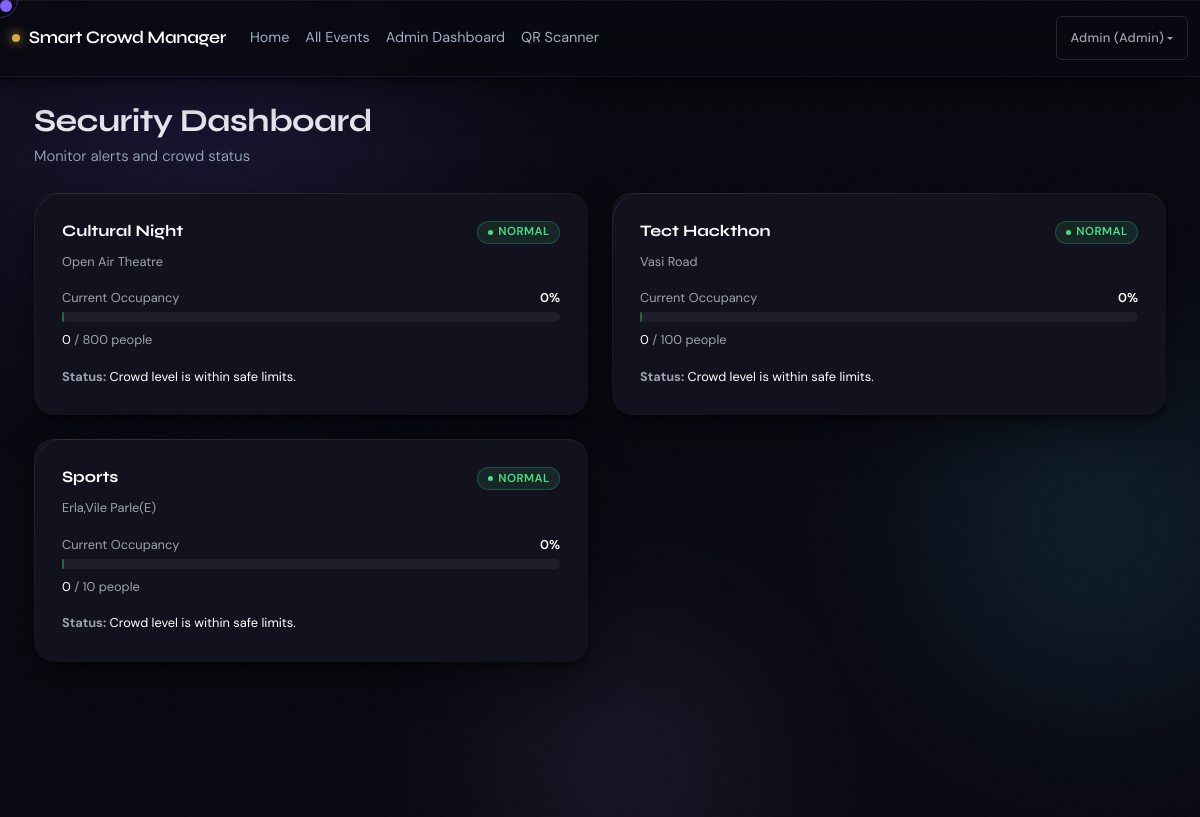
/security/dashboard (signed in), run on the app's committed database.
### app.py (models this page shows, shortened)
class User(UserMixin, db.Model):
    id = db.Column(db.Integer, primary_key=True)
    name = db.Column(db.String(120), nullable=False)
    email = db.Column(db.String(120), unique=True, nullable=False)
    password_hash = db.Column(db.String(255), nullable=False)
    roll_number = db.Column(db.String(50), nullable=True)  # College roll number
    role = db.Column(db.String(20), nullable=False, default="student")  # student, admin, faculty_coordinator, volunteer, security, host, canteen_owner
    is_guest = db.Column(db.Boolean, default=False)  # For temporary guest/alumni passes
    events = db.relationship("Event", back_populates="host", lazy=True)
    tickets = db.relationship("Ticket", back_populates="student", lazy=True)

class Event(db.Model):
    id = db.Column(db.Integer, primary_key=True)
    name = db.Column(db.String(120), nullable=False)
    location = db.Column(db.String(200), nullable=False)
    start_time = db.Column(db.DateTime, nullable=False)
    end_time = db.Column(db.DateTime, nullable=False)
    max_capacity = db.Column(db.Integer, nullable=False)
    safe_threshold = db.Column(db.Float, default=0.7)  # 70%
    warning_threshold = db.Column(db.Float, default=0.9)  # 90%
    current_count = db.Column(db.Integer, default=0)
    entry_blocked = db.Column(db.Boolean, default=False)  # Admin can block entry
    host_id = db.Column(db.Integer, db.ForeignKey("user.id"), nullable=True)
    event_type = db.Column(db.String(50), default="general")  # cultural, technical, sports, seminar, convocation
    poster_filename = db.Column(db.String(255), nullable=True)
    is_paid = db.Column(db.Boolean, default=False)
    price = db.Column(db.Float, default=0.0)
    is_group_event = db.Column(db.Boolean, default=False)
    group_size = db.Column(db.Integer, default=1)  # Max members per group registration
    host = db.relationship("User", back_populates="events")
    tickets = db.relationship("Ticket", back_populates="event", lazy=True, cascade="all, delete-orphan")
    zones = db.relationship("Zone", back_populates="event", lazy=True, cascade="all, delete-orphan")
    time_slots = db.relationship("TimeSlot", back_populates="event", lazy=True, cascade="all, delete-orphan")
    gates = db.relationship("Gate", back_populates="event", lazy=True, cascade="all, delete-orphan")
    @property
    def occupancy_ratio(self) -> float:
        if self.max_capacity <= 0:
            return 0.0
        return self.current_count / self.max_capacity
    @property
    def status(self) -> str:
        if self.entry_blocked:
            return "blocked"
        ratio = self.occupancy_ratio
        if ratio < self.safe_threshold:
            return "normal"
        if ratio < self.warning_threshold:
            return "warning"
        return "critical"
    @property
    def status_message(self) -> str:
        status = self.status
        if status == "blocked":
            return "Entry is currently blocked by admin."
        if status == "normal":
            return "Crowd level is within safe limits."
        if status == "warning":
            return "Crowd is approaching the upper safe limit. Monitor entrances and exits closely."
        return "Critical crowd level! Consider pausing entry and directing people to exits."

### app.py (the view)
        def wrapper(*args, **kwargs):
            if not current_user.is_authenticated:
                flash("Please log in to access this page.", "danger")
                return redirect(url_for("login"))
            if current_user.role not in allowed_roles:
                flash("You don't have permission to access this page.", "danger")
                return redirect(url_for("index"))
            return f(*args, **kwargs)

### app.py (called while the page is built)
@login_manager.user_loader
def load_user(user_id: str):
    return db.session.get(User, int(user_id))

@app.context_processor
def inject_now():
    return {"now": datetime.now()}

def require_role(*allowed_roles):
    def decorator(f):
        def wrapper(*args, **kwargs):
            if not current_user.is_authenticated:
                flash("Please log in to access this page.", "danger")
                return redirect(url_for("login"))
            if current_user.role not in allowed_roles:
                flash("You don't have permission to access this page.", "danger")
                return redirect(url_for("index"))
            return f(*args, **kwargs)
        wrapper.__name__ = f.__name__
        return wrapper
    return decorator

@app.route("/security/dashboard")
@login_required
@require_role("security", "admin", "faculty_coordinator")
def security_dashboard():
    now = datetime.now()
    events = Event.query.filter(Event.end_time >= now).order_by(Event.start_time.desc()).all()
    alerts = []
    for event in events:
        if event.status in {"warning", "critical"}:
            alerts.append(event)
    total_coupons = FoodCouponRedemption.query.count()
    today = now.date()
    today_coupons = FoodCouponRedemption.query.filter(
        db.func.date(FoodCouponRedemption.redeemed_at) == today
    ).count()
    return render_template(
        "security_dashboard.html",
        events=events,
        alerts=alerts,
        total_coupons=total_coupons,
        today_coupons=today_coupons,
        now=now
    )

### templates/security_dashboard.html (shortened to what this page needs)
{% extends "base.html" %}
{% block content %}
<div class="mb-4 page-header reveal">
  <h1 class="h3 mb-1 fw-bold" style="font-family: 'Syne', sans-serif;">Security Dashboard</h1>
  <p class="text-muted mb-0">Monitor alerts and crowd status</p>
</div>
<div class="row g-4 reveal reveal-delay-1">
  {% for event in events %}
  <div class="col-md-6">
    <div class="card shadow-sm border-0 h-100">
      <div class="card-body">
        <div class="d-flex justify-content-between align-items-start mb-2">
          <h3 class="h6 mb-0 fw-bold text-white" style="font-family: 'Syne', sans-serif;">{{ event.name }}</h3>
          <span class="badge status-badge status-{{ event.status }}">
            {{ event.status|capitalize }}
          </span>
        </div>
        <p class="text-muted small mb-3">{{ event.location }}</p>
        <div class="mb-3" data-event-id="{{ event.id }}">
          <div class="d-flex justify-content-between small mb-1">
            <span class="text-muted">Current Occupancy</span>
            <span class="fw-semibold text-white event-occupancy-percent">{{ (event.occupancy_ratio * 100) | round(0) | int }}%</span>
          </div>
          <div class="progress" style="height: 10px;">
            <div class="progress-bar status-{{ event.status }} event-occupancy-bar" style="width: {{ (event.occupancy_ratio * 100) | round(0) | int }}%;"></div>
          </div>
          <div class="small text-muted mt-2">
            <span class="event-current-count text-white">{{ event.current_count }}</span> /
            <span class="event-max-capacity">{{ event.max_capacity }}</span> people
          </div>
        </div>
        <div class="small">
          <strong class="text-muted">Status:</strong> <span class="event-status-message text-white">{{ event.status_message }}</span>
        </div>
      </div>
    </div>
  </div>
  {% endfor %}
</div>
{% endblock %}

### templates/base.html (shortened to what this page needs)
<!DOCTYPE html>
<html lang="en">
  <head>
    <link
      href="https://cdn.jsdelivr.net/npm/bootstrap@5.3.3/dist/css/bootstrap.min.css"
      rel="stylesheet"
    />
    <link rel="stylesheet" href="https://cdn.jsdelivr.net/npm/bootstrap-icons@1.11.3/font/bootstrap-icons.min.css">
    <link
      rel="stylesheet"
      href="{{ url_for('static', filename='css/style.css') }}"
    />
    <link
      rel="stylesheet"
      href="{{ url_for('static', filename='css/obsidian.css') }}"
    />
  </head>
  <body>
    <div class="bg-canvas">
      <div class="orb orb-2"></div>
      <div class="orb orb-3"></div>
    </div>
    <div class="grain"></div>
    <div class="cursor" id="cursor"></div>
    <div class="cursor-trail" id="cursorTrail"></div>
    <nav class="navbar navbar-expand-lg navbar-dark bg-dark shadow-sm">
      <div class="container-fluid">
        <a class="navbar-brand fw-semibold" href="{{ url_for('index') }}">
          Smart Crowd Manager
        </a>
        <div class="collapse navbar-collapse" id="mainNavbar">
          <ul class="navbar-nav me-auto mb-2 mb-lg-0">
            <li class="nav-item">
              <a class="nav-link" href="{{ url_for('index') }}">Home</a>
            </li>
            <li class="nav-item">
              <a class="nav-link" href="{{ url_for('event_listing') }}">All Events</a>
            </li>
            {% if current_user.is_authenticated %}
            {% if current_user.role == 'student' %}
            <li class="nav-item">
              <a class="nav-link" href="{{ url_for('my_tickets') }}">My Tickets & Vouchers</a>
            </li>
            {% elif current_user.role == 'admin' %}
            <li class="nav-item">
              <a class="nav-link" href="{{ url_for('admin_dashboard') }}">Admin Dashboard</a>
            </li>
            {% elif current_user.role == 'faculty_coordinator' %}
            <li class="nav-item">
              <a class="nav-link" href="{{ url_for('faculty_dashboard') }}">Faculty Dashboard</a>
            </li>
            {% elif current_user.role == 'host' %}
            <li class="nav-item">
              <a class="nav-link" href="{{ url_for('host_dashboard') }}">Host Dashboard</a>
            </li>
            {% elif current_user.role == 'security' %}
            <li class="nav-item">
              <a class="nav-link" href="{{ url_for('security_dashboard') }}">Security Dashboard</a>
            </li>
            {% elif current_user.role == 'canteen_owner' %}
            <li class="nav-item">
              <a class="nav-link" href="{{ url_for('canteen_dashboard') }}">Canteen Dashboard</a>
            </li>
            {% endif %}
            {% if current_user.role in ['host', 'security', 'admin', 'volunteer'] %}
            <li class="nav-item">
              <a class="nav-link" href="{{ url_for('volunteer_scanner') }}">QR Scanner</a>
            </li>
            {% endif %}
            {% endif %}
          </ul>
          <div class="d-flex align-items-center gap-3">
          {% if current_user.is_authenticated %}
          <div class="dropdown">
            <button class="btn btn-sm btn-outline-light dropdown-toggle" type="button" data-bs-toggle="dropdown">
              {{ current_user.name }} ({{ current_user.role|replace('_', ' ')|title }})
            </button>
          </div>
          {% endif %}
          </div>
        </div>
      </div>
    </nav>
    <main class="py-4">
      <div class="container">
        {% block content %}{% endblock %}
      </div>
    </main>
  </body>
</html>

### static/css/style.css (style rules this page uses)
body { margin: 0; font-family: system-ui, -apple-system, BlinkMacSystemFont, "Segoe UI", sans-serif; background: radial-gradient(circle at top left, #0f172a, #020617 55%, #020617); color: #0f172a; }
.navbar { background: linear-gradient(90deg, #020617, #111827); }
.navbar-brand { letter-spacing: 0.03em; font-size: 1.05rem; }
main { min-height: 100vh; }
main .container { max-width: 1120px; }
.page-header { color: #e5e7eb; }
.page-header h1 { font-weight: 650; }
.page-header p { color: #9ca3af; }
.card { border-radius: 1rem; border: 1px solid rgba(148, 163, 184, 0.25); background: radial-gradient(circle at top left, rgba(148, 163, 184, 0.18), rgba(15, 23, 42, 0.96)); color: #e5e7eb; box-shadow: 0 18px 45px rgba(15, 23, 42, 0.65); backdrop-filter: blur(16px); }
.card-body { padding: 1.4rem 1.5rem; }
.card h2, .card h3, .card h4, .card h5 { color: #f9fafb; }
.status-normal { background-color: #22c55e !important; }
.status-badge { border-radius: 999px; padding: 0.25rem 0.7rem; font-size: 0.75rem; font-weight: 600; border: 1px solid transparent; }
.status-badge.status-normal { color: #bbf7d0; background-color: rgba(22, 163, 74, 0.12); border-color: rgba(22, 163, 74, 0.35); }
.card .text-muted { color: #9ca3af !important; }
.shadow-sm { box-shadow: 0 18px 45px rgba(15, 23, 42, 0.6) !important; }

### templates/base.html (style rules this page uses)
:root { --bg: #080810; --surface: #0e0e1a; --card: #12121f; --border: rgba(120,100,255,0.15); --accent: #7c5cfc; --accent2: #c084fc; --accent3: #38bdf8; --text: #ffffff; --muted: #a0aec0; --glow: rgba(124,92,252,0.4); --primary-color: var(--accent); --secondary-color: var(--accent2); --accent-color: var(--accent3); --success-color: #4caf50; --warning-color: #ff9800; --danger-color: #f44336; --bg-light: var(--bg); --text-dark: var(--text); }
body { background: var(--bg); color: var(--text); font-family: 'DM Sans', sans-serif; overflow-x: hidden; min-height: 100vh; cursor: none; }
.cursor { width: 12px; height: 12px; background: var(--accent); border-radius: 50%; position: fixed; top: 0; left: 0; pointer-events: none; z-index: 9999; transition: transform 0.1s ease; mix-blend-mode: screen; }
.cursor-trail { width: 36px; height: 36px; border: 1px solid rgba(124,92,252,0.4); border-radius: 50%; position: fixed; top: 0; left: 0; pointer-events: none; z-index: 9998; transition: transform 0.25s ease, width 0.2s, height 0.2s; }
.card { background: var(--card); border: 1px solid var(--border); border-radius: 20px; color: var(--text) !important; box-shadow: 0 16px 40px rgba(0,0,0,0.4); transition: transform 0.3s cubic-bezier(0.16,1,0.3,1), border-color 0.3s; }
.navbar { background: rgba(8,8,16,0.8) !important; backdrop-filter: blur(20px); border-bottom: 1px solid var(--border); padding: 1rem 0; }
.navbar-brand { font-family: 'Syne', sans-serif; font-weight: 800; letter-spacing: -0.02em; color: var(--text) !important; }
.nav-link { color: var(--muted) !important; font-size: 0.9rem; transition: color 0.2s; }
.text-muted { color: var(--muted) !important; }
.text-white { color: #ffffff !important; }
.badge { border-radius: 100px; padding: 0.4em 0.8em; font-weight: 600; }
.status-normal, .bg-success { background: rgba(74,222,128,0.1) !important; color: #4ade80 !important; border: 1px solid rgba(74,222,128,0.3); }
.bg-canvas { position: fixed; inset: 0; z-index: -1; overflow: hidden; pointer-events: none; }
.orb { position: absolute; border-radius: 50%; filter: blur(80px); opacity: 0.15; animation: drift 20s ease-in-out infinite alternate; }
.orb-2 { width: 400px; height: 400px; background: radial-gradient(circle, var(--accent3), transparent); top: 40%; right: -100px; animation-delay: -7s; }
.orb-3 { width: 300px; height: 300px; background: radial-gradient(circle, var(--accent2), transparent); bottom: -100px; left: 40%; animation-delay: -14s; }
.grain { position: fixed; inset: 0; z-index: -1; pointer-events: none; opacity: 0.03; background-size: 200px; }
.progress { background: rgba(255,255,255,0.05); border-radius: 100px; height: 8px; }
.progress-bar { border-radius: 100px; }
.btn, .nav-link, .dropdown-item { min-height: 44px; display: flex; align-items: center; }

### data on the page
User: name "Admin", role "Admin"
Event: name "Cultural Night", status "NORMAL", location "Open Air Theatre", (event.occupancy_ratio*100)|round(0)|int "0", current_count "0", max_capacity "800", status_message "Crowd level is within safe limits."
Event: name "Tect Hackthon", status "NORMAL", location "Vasi Road", (event.occupancy_ratio*100)|round(0)|int "0", current_count "0", max_capacity "100", status_message "Crowd level is within safe limits."
Event: name "Sports", status "NORMAL", location "Erla,Vile Parle(E)", (event.occupancy_ratio*100)|round(0)|int "0", current_count "0", max_capacity "10", status_message "Crowd level is within safe limits."
